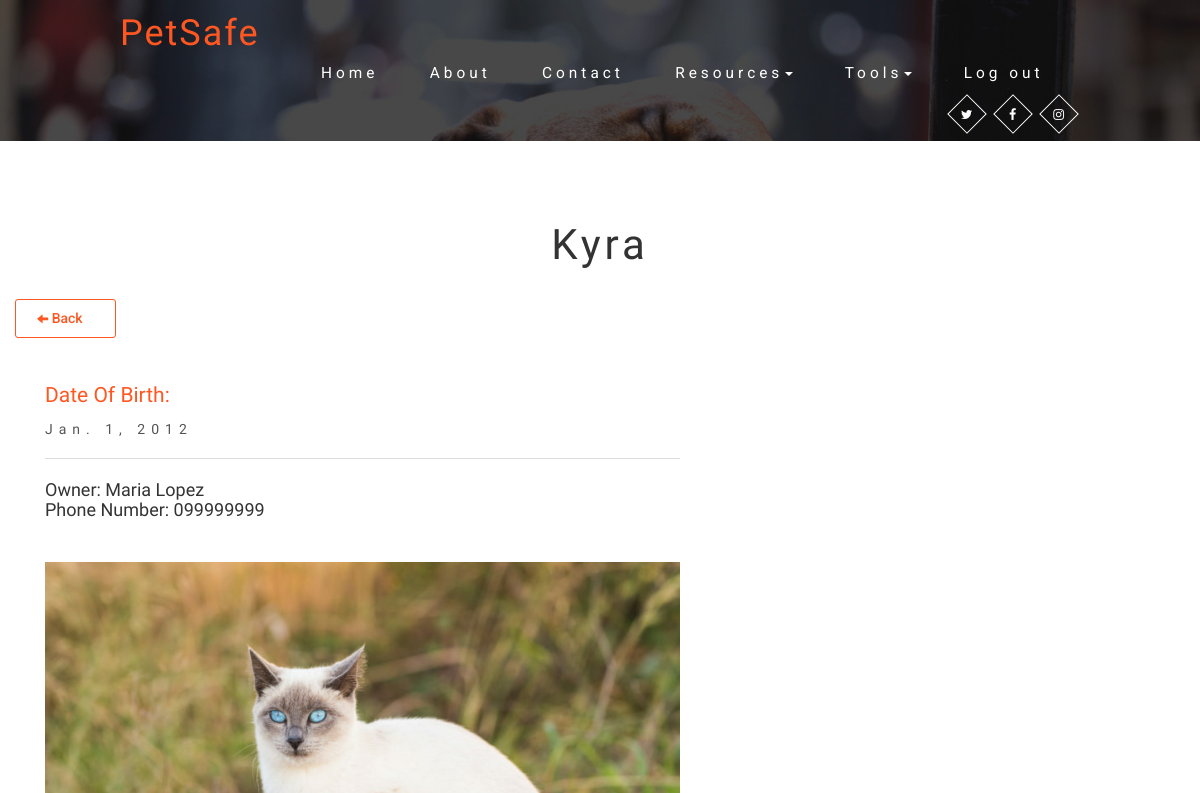
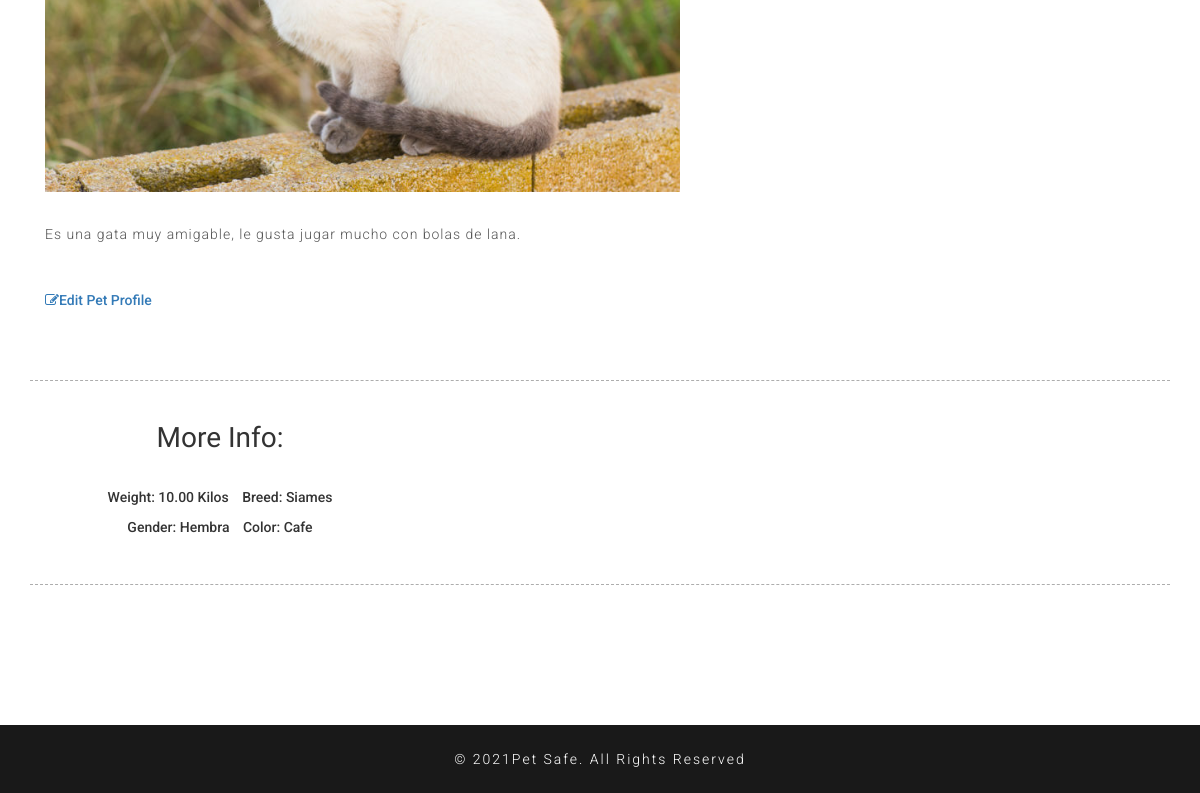
The page /mypet/30 (signed in) on the database as committed earlier (2 pictures, top to bottom).
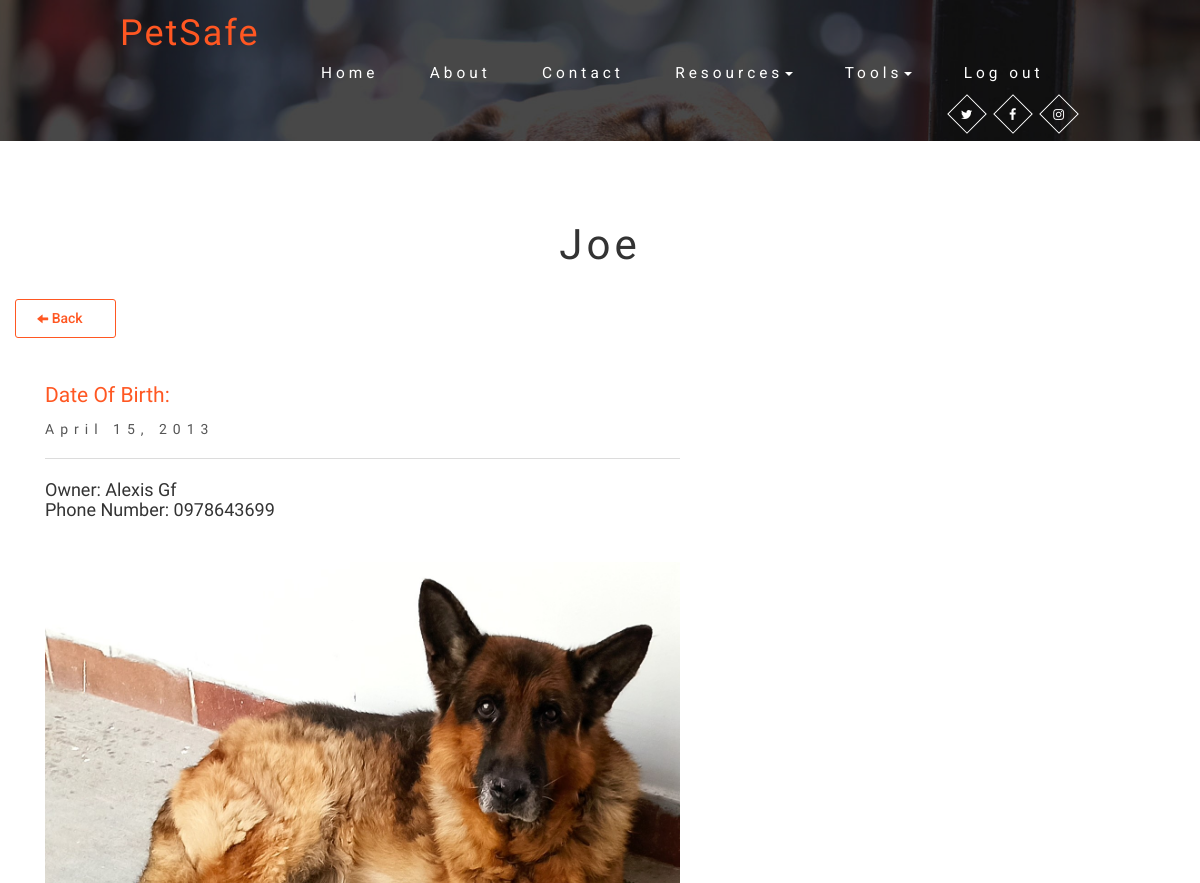
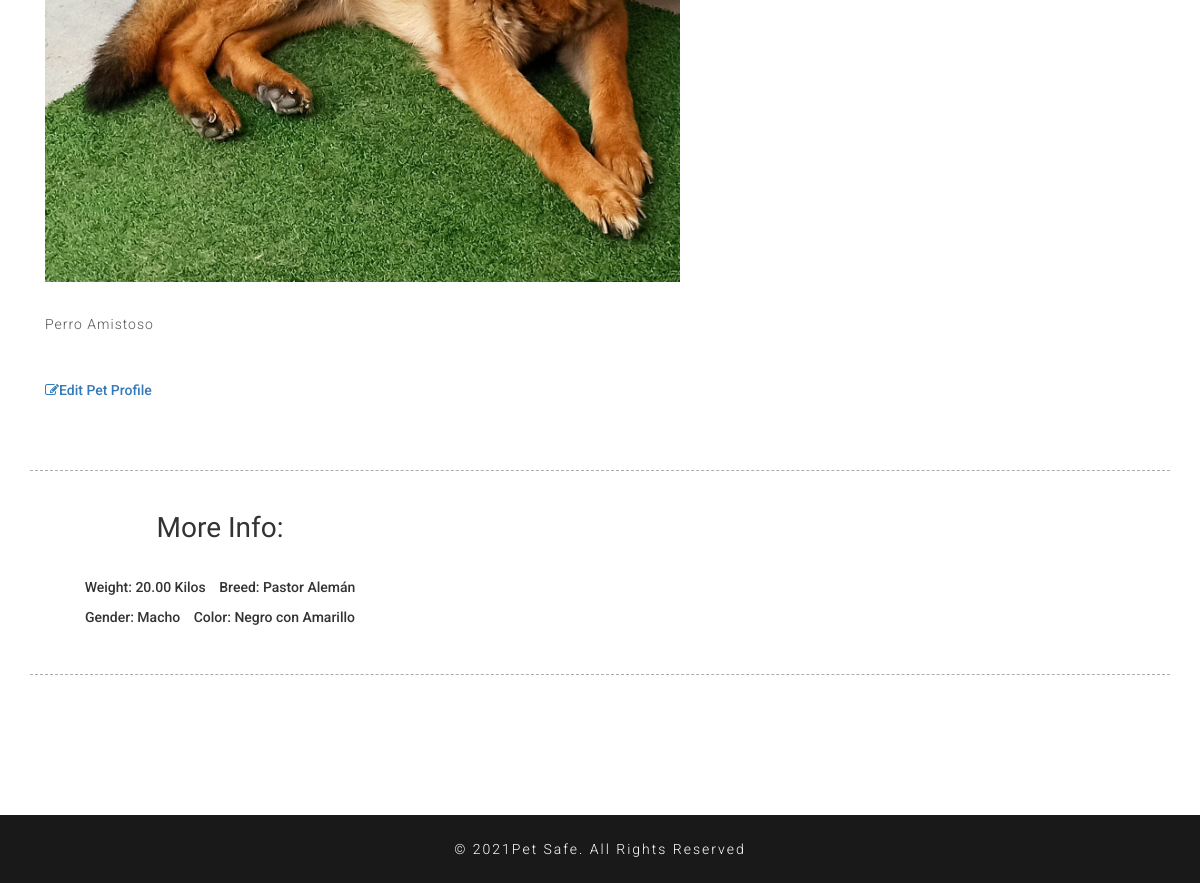
The same page on the database as committed later (2 pictures, top to bottom).
### pet_safe_app/models.py (models this page shows)
class Pet(models.Model):
    pet_name = CharField(max_length=50)
    pet_age = PositiveSmallIntegerField(null=True)
    pet_birth_date = DateField()
    pet_type = ForeignKey(PetType,related_name='pets_type',on_delete=CASCADE)
    pet_breed = CharField(max_length=50)
    pet_gender = CharField(max_length=6)
    pet_weight = DecimalField(decimal_places=2, max_digits=5)
    pet_color = CharField(max_length=50)
    description = CharField(max_length=250)
    is_lost = SmallIntegerField(null=True)
    pet_image = ImageField(upload_to='pet_image/')
    pet_owner = ForeignKey(User, related_name='pets_owner', on_delete=CASCADE)
    created_at = DateField(auto_now_add=True)
    updated_at = DateField(auto_now=True)

class User(models.Model):
    fname = CharField(max_length=50)
    lname = CharField(max_length=50)
    cedula = IntegerField(null=True)
    direccion = CharField(max_length=150)
    hphone = IntegerField()
    cphone = IntegerField()
    rol = ForeignKey(Rol, related_name="clients",on_delete=CASCADE)
    sexo = ForeignKey(Gender, related_name="clients",on_delete=CASCADE)
    dob = DateField()
    email = EmailField(max_length=100)
    password = CharField(max_length=100)
    created_at = DateTimeField(auto_now_add=True)
    updated_at = DateTimeField(auto_now=True)
    objects = RegistrationManager()

### pet_safe_app/views.py (the view)
# urls.py: path('mypet/<int:pet_id>',views.mypet),
def mypet(request, pet_id):
    if "logged_user" not in request.session:
        messages.error(request,"There is not logged user!! Log in first!")
        return redirect('/')
    context = {
        'logged_user': User.objects.get(id=request.session['logged_user']),
        'pet_vaccines' : Vaccine.objects.filter(pet_id=Pet.objects.get(id=pet_id)),
        'my_pet': Pet.objects.get(id=pet_id)
    }
    return render(request,'single.html',context)

### pet_safe_app/templates/single.html (shortened to what this page needs)
{% load static %}
<!DOCTYPE html>
<html lang="en">
<head>
	<link href="{% static 'css/bootstrap.css' %}" type="text/css" rel="stylesheet" media="all">
	<link href="{% static 'css/easy-responsive-tabs.css' %}" rel='stylesheet' type='text/css' />
	<link href="{% static 'css/style.css' %}" type="text/css" rel="stylesheet" media="all">
	<link href="{% static 'css/font-awesome.css' %}" rel="stylesheet">
</head>
<body>
	{% include 'navbar.html' %}
	<div class="single welcome">
		<div class="container">
			<div class="row">
				<h3 class="agileits-title">{{my_pet.pet_name}}</h3>
				<a href="/home/" class="button button-isi"><span><i class="icon glyphicon glyphicon-arrow-left"></i> Back</span></a>
			</div>
			<div class="markets-grids">
				<div class="col-md-7 w3ls_single_left">
					<div class="w3ls_single_left_grid">
						<div class="w3ls_single_left_grid_right">
							<h3>Date of Birth:</h3>
							<h5>{{my_pet.pet_birth_date}}</h5>
							<h4>Owner: {{my_pet.pet_owner.fname}} {{my_pet.pet_owner.lname}}</h4>
							<h4>Phone Number: 0{{my_pet.pet_owner.cphone}}</h4>
						</div>
					</div>
					<div class="w3ls_single_left_grid1">
						<img src="{{ my_pet.pet_image.url }}" alt=" " class="img-responsive" />
						<p style="text-align: justify;">{{my_pet.description}}</p>
					</div>
					<a class="sign" href="/edit/pet/{{my_pet.id}}" ><i class="fa fa-edit" aria-hidden="true"></i>Edit Pet Profile</a>
				</div>
			</div>
			<div class="agile_tags_cate">
				<div class="col-md-4 agile_cat_grid">
					<h4>More Info:</h4>
					<div class="agile_cat_grid_tags">
						<ul>
							<li>Weight: {{my_pet.pet_weight}} Kilos</li>
							<li>Breed: {{my_pet.pet_breed}}</li>
							<li>Gender: {{my_pet.pet_gender}}</li>
							<li>Color: {{my_pet.pet_color}}</li>
						</ul>
					</div>
				</div>
				<div class="clearfix"> </div>
			</div>
		</div>
	</div>
	<div class="copy-w3right">
		<div class="container">
			<p>© 2021Pet Safe. All Rights Reserved</p>
		</div>
	</div>
</body>
</html>

Rows that differ between the two databases and show on the page:
changed Pet: pet_name "Kyra" → "Joe"; pet_birth_date "Jan. 1, 2012" → "April 15, 2013"; pet_owner.fname "Maria" → "Alexis"; pet_owner.lname "Lopez" → "Gf"; pet_owner.cphone "99999999" → "978643699"; pet_image: a different picture; description "Es una gata muy amigable, le gusta jugar mucho con bolas de lana." → "Perro Amistoso"; pet_weight "10.00" → "20.00"; pet_breed "Siames" → "Pastor Alemán"; pet_gender "Hembra" → "Macho"; pet_color "Cafe" → "Negro con Amarillo"
